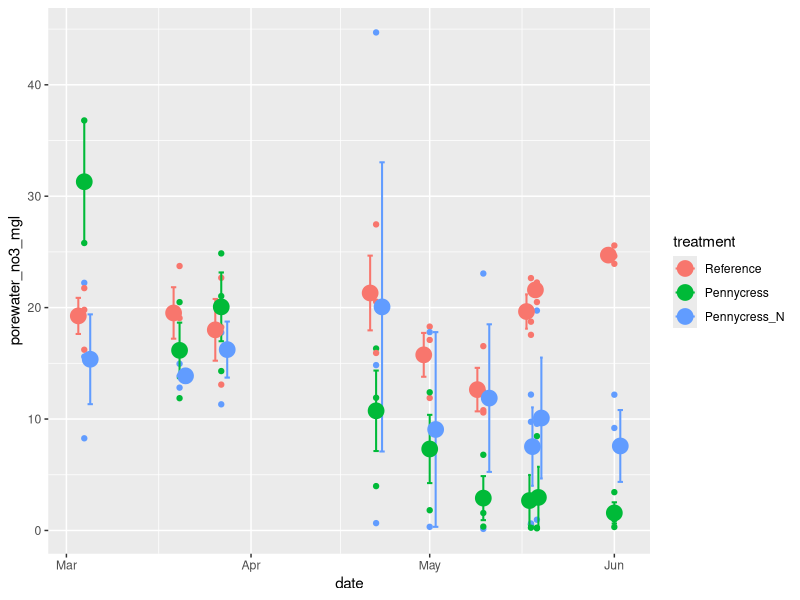
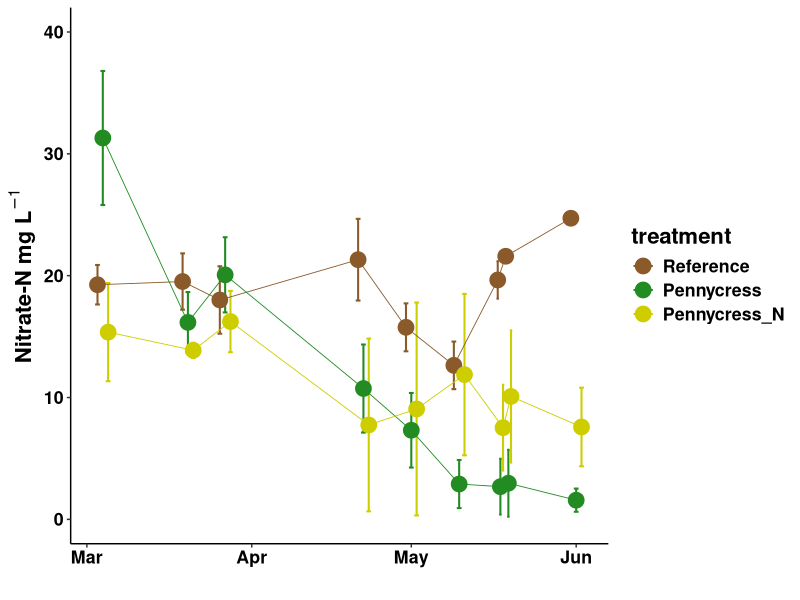
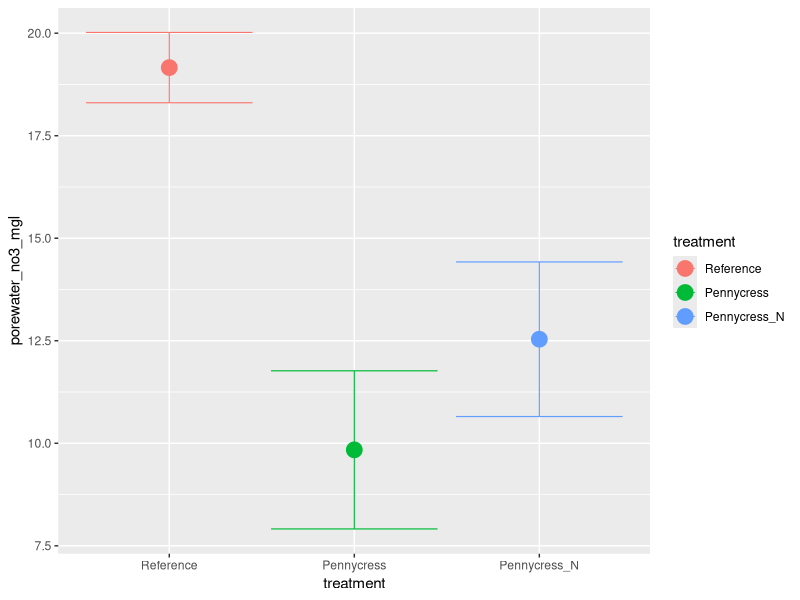
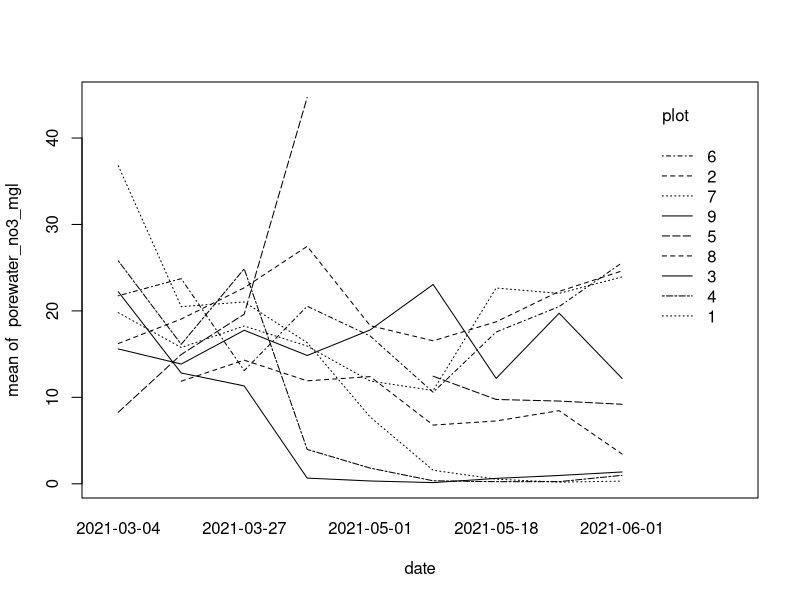
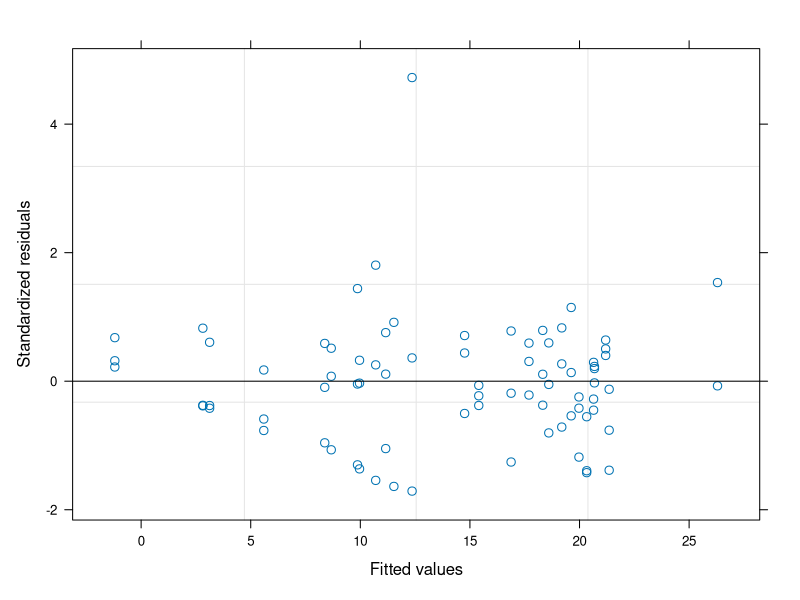
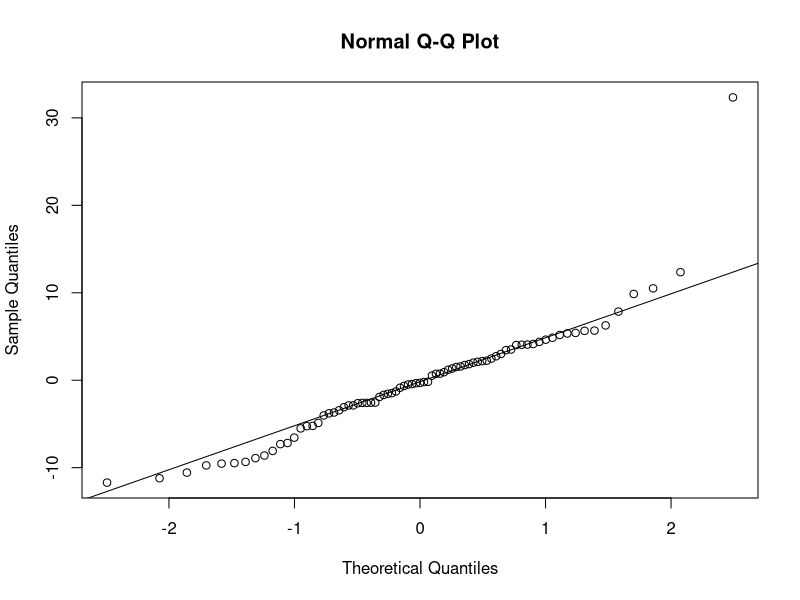
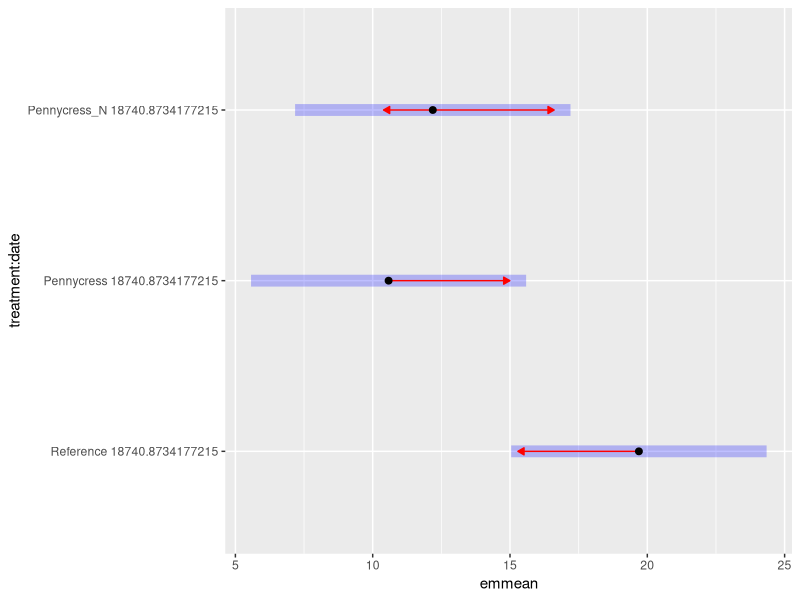
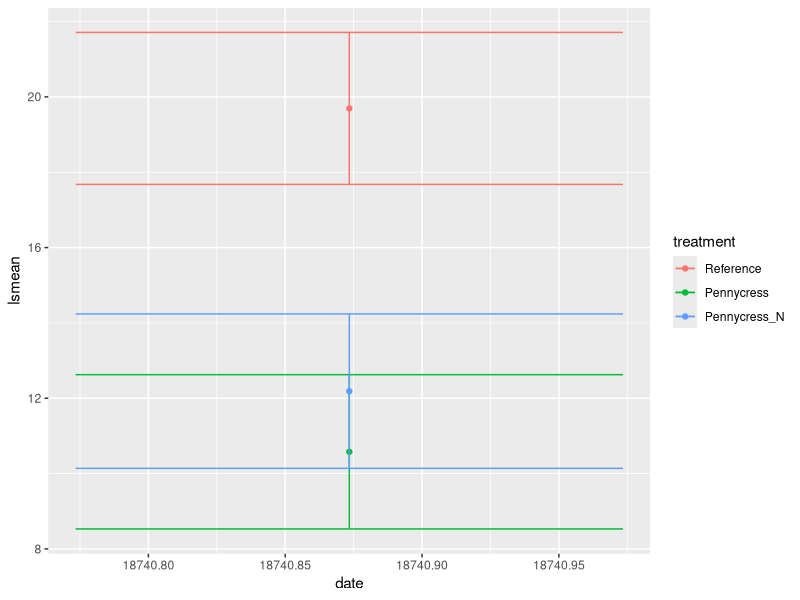

These charts were generated, in order, by the following R code: (Note: this script raises an error after producing the figures.)
# LOAD LIBRARIES ----
library(readxl)
library(effects)
library(tidyverse) 
library(car)
library(multcompView)
library(nlme)
library(emmeans)
library(multcomp)
library(lubridate)
library(broom)
library(tidyr)

# # # # # # # # # # # # # # # # # # # # # # # # # # # # # # # # # # # # # # # # # # # # # # # # #
#  SOIL POREWATER ANALYSIS REMOVING THE EFFECT OF PC+N DUE TO APPLICATION ISSUES CAUSING HUGE SE----
# # # # # # # # # # # # # # # # # # # # # # # # # # # # # # # # # # # # # # # # # # # # # # # # #

# Results:
# Reject the null hypothesis,  t-ratio=4.7, df=4, p-value=0.009
# There is a difference between pc and reference
# treatment   emmean   SE  df   lower.CL  upper.CL
# Reference    19.6   1.38  5    16.07     23.2
# Pennycress   10.4   1.40  4     6.51     14.3

# No significant block effect 
# Pennycress reduces N in soil porewater by almost 50% 




# READ IN THE DATA ----
no3.df <- read_excel("Data/Lysimeter/combined lysimiter pore water.xlsx")

# DATA MUTATIONS ----
# Create treatment columns
no3.df <- no3.df %>% 
  mutate(treatment = case_when(
    plot == 1 ~ "Pennycress",
    plot == 2 ~ "Reference",
    plot == 3 ~ "Pennycress_N",
    plot == 4 ~ "Pennycress",
    plot == 5 ~ "Pennycress_N",
    plot == 6 ~ "Reference",
    plot == 7 ~ "Reference",
    plot == 8 ~ "Pennycress",
    plot == 9 ~ "Pennycress_N"
  )) 

# create month and year column
no3.df <- no3.df %>% 
  mutate(year = year(date),
         month = month(date))

# remove and arrange stuff
no3.df <- no3.df %>% 
  filter(type =="lysimeter") %>% 
  filter(year != 2020 & month >= 3) %>% 
  arrange(month, treatment, plot, block) 

# make factors
no3.df <- no3.df %>% 
  mutate( 
    treatment = as.factor(treatment),
    plot=as.factor(plot),
    month=as.factor(month),
    date = as_date(date),
    treatment = as.factor(treatment),
    block = as.factor(block)
  ) 

# reorder factors
no3.df <- no3.df %>% 
  mutate(treatment = fct_relevel(treatment, "Reference", "Pennycress", "Pennycress_N" )) 

# summarize as means
no3.df <- no3.df %>% 
  ungroup() %>% 
  group_by(date, plot, treatment, block) %>% 
  summarize (
    porewater_no3_mgl = mean(porewater_no3_mgl, na.rm=TRUE),
    porewater_nh3_mgl = mean(porewater_nh3_mgl, na.rm=TRUE),
    porewater_drp_ugl = mean(porewater_drp_ugl, na.rm=TRUE),
  ) %>% 
  arrange(date, plot)

# remove pc+n treatment
# no3.df <- no3.df %>%
#   filter(treatment != "Pennycress_N")

# # # # # # # # # # # # # # # # # # # # # # # # # # # # # # # # # # # # # # # # # # # # # # # # #
#  PLOTTING ----
# # # # # # # # # # # # # # # # # # # # # # # # # # # # # # # # # # # # # # # # # # # # # # # # #

no3.df %>% 
  ggplot(aes(date, porewater_no3_mgl, color=treatment)) +
  geom_point() +
  stat_summary(
    fun.data = mean_se, na.rm = TRUE, geom = "errorbar", width = 3, size=.7,
    position = position_dodge2(width = 3)) +
  stat_summary(
    fun=mean, na.rm = TRUE, geom = "point", size = 5,
    position = position_dodge2(width = 3))

# ME MAKE PLOT ---
smooth.plot <- ggplot(data = no3.df, mapping = aes(x = date, y = porewater_no3_mgl, color = treatment)) +
  #geom_smooth(se = FALSE) +
  # geom_point(size = 3, position = position_dodge2(width = 0.7), shape = 5) +
  stat_summary(
  fun.data = mean_se, na.rm = TRUE, geom = "errorbar", width = 3, size = .7,
  position = position_dodge2(width = 3)) +
  stat_summary(
  fun = mean, na.rm = TRUE, geom = "point", size = 5,
  position = position_dodge2(width = 3)) +
  stat_summary(
    fun = mean, na.rm = TRUE, geom = "line", size = .3,
    position = position_dodge2(width = 3)) +
  scale_y_continuous(limits = c(0,40)) +
  #labs(x="", y=expression(bold("Porewater Nitrate-N (mg L"^-1~"emmean+/-1 SE)"))) + 
  labs(x="", y=expression(bold("Nitrate-N mg L"^-1))) + 
  theme(axis.line = element_line(linetype = "solid"),
    axis.title = element_text(size = 14),
    axis.text = element_text(size = 14),
    plot.title = element_text(size = 14),
    panel.background = element_rect(fill = NA)) + theme(legend.key = element_rect(fill = NA),
    legend.background = element_rect(fill = NA), 
    legend.position = "NULL") +
  scale_color_manual(values = c("tan4", "forestgreen", "yellow3")) +
  theme_classic() +
  theme(text = element_text(size = 16)) +
  theme(text = element_text(face = "bold")) + 
  theme(axis.text = element_text(colour = "black"),
        axis.text.x = element_text(colour = "black"),
        axis.text.y = element_text(colour = "black"))
smooth.plot

ggplot(data = no3.df, mapping = aes(x = treatment, y = porewater_no3_mgl, color = treatment)) +
  stat_summary(
    fun.data = mean_se, na.rm = TRUE, geom = "errorbar", width = 3, size = 0.4,
    position = position_dodge2(width = 3)) +
  stat_summary(
    fun = mean, na.rm = TRUE, geom = "point", size = 5, 
    position = position_dodge2(width = 3))


# my brain broke at this one
# EFFECT OF BLOCK ----
with(no3.df, interaction.plot(date, plot, porewater_no3_mgl))

# # # # # # # # # # # # # # # # # # # # # # # # # # # # # # # # # # # # # # # # # # # # # # # # #
#  STATISTICAL ANALYSIS ----
# # # # # # # # # # # # # # # # # # # # # # # # # # # # # # # # # # # # # # # # # # # # # # # # #

# create linear model
lme_fitno3.block <- lme(fixed = porewater_no3_mgl ~  treatment * date ,  
                        random = ~ 1 | plot/block, 
                        method='REML',
                        corr = corAR1( form= ~1 | plot/block),
                        data = no3.df)
# equal variance
plot(lme_fitno3.block)

# normality
qqnorm(resid(lme_fitno3.block))
qqline(resid(lme_fitno3.block))

# analysis
Anova(lme_fitno3.block, type="III")

# without block
lme_fitno3.noblock <- lme(fixed = porewater_no3_mgl ~  treatment * date ,  
                        random = ~ 1 | plot, 
                        method='REML',
                        corr = corAR1( form= ~1 | plot),
                        data = no3.df)
Anova(lme_fitno3.noblock, type = "3")

# no effect of block, just gonna leave it in to be safe

# treatment effects
emmeans(lme_fitno3.block, pairwise ~ treatment, adjust="bonferroni")

marginal = emmeans(lme_fitno3.block, 
                   ~ treatment*date)

plot(marginal, comparisons = TRUE)

# treatment by date interaction 
emminteraction = emmeans(lme_fitno3.block, 
                         pairwise ~ treatment*date,
                         adjust="bonferroni",
                         alpha=0.5)
emminteraction$contrasts

# # # # # # # # # # # # # # # # # # # # # # # # # # # # # # # # # # # # # # # # # # # # # # # # #
# FINAL PLOT ----
# # # # # # # # # # # # # # # # # # # # # # # # # # # # # # # # # # # # # # # # # # # # # # # # #

no3_lsmeans.df <- as.data.frame(lsmeans(lme_fitno3.block, eff ~ treatment*date)$lsmeans)

# The final Plot -----
no3_lsmeans.df %>% 
  ggplot(aes(date, lsmean, color=treatment, group=treatment)) +
  geom_point() +
  geom_line() +
  geom_errorbar(aes(ymin = lsmean-SE, ymax = lsmean+SE), 
                stat="identity", width = 0.2) 

emmean.plot <- no3_lsmeans.df %>%
  ggplot(aes(treatment, lsmean, color=treatment, group=treatment)) +
  geom_point(size = 6) +
  geom_line() +
  geom_errorbar(aes(ymin = lsmean-SE, ymax = lsmean+SE), 
                stat="identity", width = 0.3, size = 1) +
  expand_limits(y=0) + theme(axis.line = element_line(linetype = "solid"),
                             panel.background = element_rect(fill = NA)) +labs(y = "Soil Porewater No3(mg/L)", colour = "treatment") +
  labs(x = "") +
  scale_y_continuous(limits = c(0,40)) +
  annotate("text", x = "Reference", y = 16, label = "A", size = 7) +
  annotate("text", x = "Pennycress", y = 6, label = "B", size = 7) + 
  annotate("text", x = "Pennycress_N", y = 6, label = "B", size = 7) + 
  labs(y = "Porewater Nitrate Nitrogen (mgL)") +
  theme(axis.title = element_text(size = 15),
        axis.text = element_text(size = 14),
        axis.text.x = element_text(size = 14),
        plot.title = element_text(size = 16),
        legend.text = element_text(size = 14),
        legend.title = element_text(size = 14),
        legend.key = element_rect(fill = NA),
        legend.background = element_rect(fill = NA)) +
  scale_color_manual(values = c("tan4", "forestgreen", "yellow3")) +
  theme_classic() +
  theme(text = element_text(size = 16)) +
  theme(text = element_text(face = "bold")) + 
  theme(axis.text = element_text(colour = "black"),
        axis.text.x = element_text(colour = "black"),
        axis.text.y = element_text(colour = "black"))

emmean.plot

no3_lsmeans.df %>% 
  ggplot(aes(date, lsmean, color=treatment, group=treatment)) +
  geom_point() +
  geom_line() +
  geom_pointrange(aes(ymin = lower.CL,
                      ymax = upper.CL))

  ggplot(data = all_data, mapping = aes(x = Condition, y = Support)) +
  stat_summary(
    fun.data = mean_se, na.rm = TRUE, geom = "errorbar", width = .3, size=.7) +
  stat_summary(
    fun=mean, na.rm = TRUE, geom = "point", size = 5)


season.plot <- no3.df %>% 
  ggplot(aes(treatment, porewater_no3_mgl, color=treatment)) +
  stat_summary(
    fun.data = mean_se, na.rm = TRUE, geom = "errorbar", width = .3, size=.7) +
  stat_summary(
    fun=mean, na.rm = TRUE, geom = "point", size = 6) +
  expand_limits(y=0) + theme(axis.line = element_line(linetype = "solid"),
    panel.background = element_rect(fill = NA)) +labs(y = "Soil Porewater No3(mg/L)", colour = "treatment") +
  labs(x = "") +
  scale_y_continuous(limits = c(0,40)) +
  annotate("text", x = "Reference", y = 16, label = "A", size = 7) +
  annotate("text", x = "Pennycress", y = 6, label = "B", size = 7) + 
  labs(y = "Porewater Nitrate Nitrogen (mgL)") +
  theme(axis.title = element_text(size = 15),
    axis.text = element_text(size = 14),
    axis.text.x = element_text(size = 14),
    plot.title = element_text(size = 16),
    legend.text = element_text(size = 14),
    legend.title = element_text(size = 14),
    legend.key = element_rect(fill = NA),
    legend.background = element_rect(fill = NA)) +
  scale_color_manual(values = c("tan4", "forestgreen")) +
  theme_classic() +
  theme(text = element_text(size = 16)) +
  theme(text = element_text(face = "bold")) + 
  theme(axis.text = element_text(colour = "black"),
        axis.text.x = element_text(colour = "black"),
        axis.text.y = element_text(colour = "black"))

season.plot
no3.df %>% 
  ggplot(aes(treatment, porewater_no3_mgl, color=treatment)) + 
  geom_blank() + 
  theme(axis.line = element_line(linetype = "solid"),
        panel.background = element_rect(fill = NA)) +
  labs(y = "Soil Porewater No3(mg/L)", colour = "Treatment") +
  labs(x = "Treatment") +
  scale_color_manual(values = c("tan4", "forestgreen"))

# patchwork ----
library(patchwork)
smooth.plot + season.plot

full.plot <- smooth.plot + emmean.plot +
  plot_layout(ncol=2, guides = "collect", widths = c(4,1)) + theme(axis.title.y = element_blank(), 
                                                  axis.text.y = element_blank(),
                                                  axis.line.y = element_blank(),
                                                  axis.ticks.y = element_blank(),
                                                  axis.text.x = element_blank()
                                                  )
                                                  
full.plot
ggsave(filename = "Figures/Porewater Final Plot.pdf", full.plot,
       width = 7, height = 7, units = "in")

ggsave(filename = "Figures/Nitrate EMM.pdf", no3n_emm.plot,
       width = 9, height = 7, units = "in")
